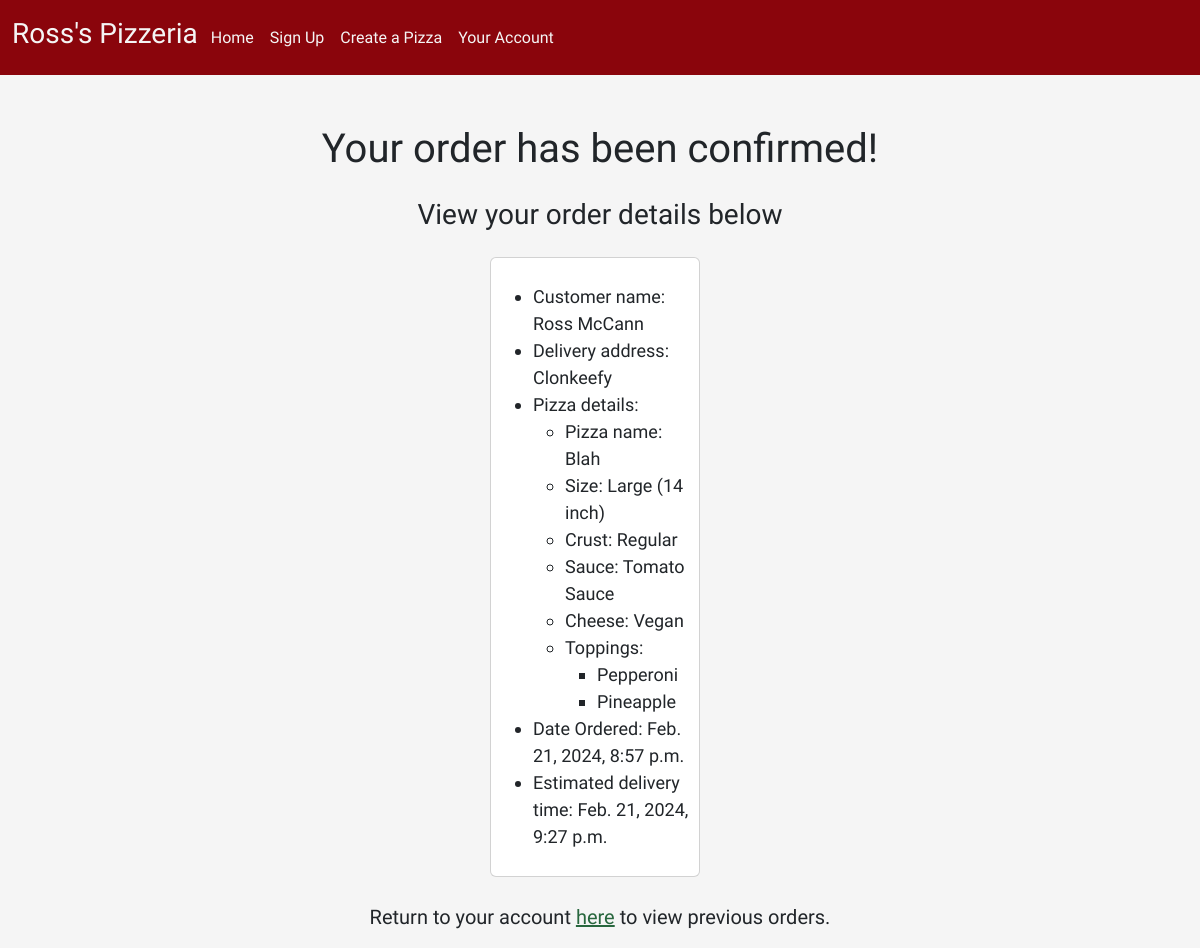
The app's page /confirmation/2/ (signed in) with its own data.
### pizza_app/models.py (models this page shows)
class Order(models.Model):
    id = models.AutoField(primary_key=True)
    name = models.CharField(max_length=50)
    address = models.CharField(max_length=250)
    card_number = models.BigIntegerField(validators=[MinValueValidator(1000000000000000), MaxValueValidator(9999999999999999)])
    expire_month = models.PositiveIntegerField(validators=[MaxValueValidator(12)])
    expire_year = models.PositiveIntegerField(validators=[MinValueValidator(2024)])
    ccv = models.PositiveIntegerField(validators=[MaxValueValidator(999)])
    user = models.ForeignKey(User, on_delete=models.CASCADE, default=1) # links a user to an order
    pizza = models.ForeignKey(Pizza, on_delete=models.CASCADE) #links a pizza to an order
    order_date = models.DateTimeField(auto_now_add=True)
    eta = models.DateTimeField()

class Pizza(models.Model):
    name = models.CharField(max_length=50)
    size = models.ForeignKey(PizzaSize, on_delete=models.CASCADE)
    crust = models.ForeignKey(CrustType, on_delete=models.CASCADE)
    sauce = models.ForeignKey(PizzaSauce, on_delete=models.CASCADE)
    cheese = models.ForeignKey(PizzaCheese, on_delete=models.CASCADE)
    toppings = models.ManyToManyField(PizzaToppings)
    user = models.ForeignKey(User, on_delete=models.CASCADE, default=1) # links a pizza to a user

class PizzaSize(models.Model):
    pizza_size = models.CharField(max_length=50)
    def __str__(self):
        return self.pizza_size

class CrustType(models.Model):
    crust_type = models.CharField(max_length=50)
    def __str__(self):
        return self.crust_type

class PizzaSauce(models.Model):
    sauce = models.CharField(max_length=50)
    def __str__(self):
        return self.sauce

class PizzaCheese(models.Model):
    cheese = models.CharField(max_length=50)
    def __str__(self):
        return self.cheese

class PizzaToppings(models.Model):
    toppings = models.CharField(max_length=100)
    def __str__(self):
        return self.toppings

### pizza_app/views.py (the view)
# urls.py: path('confirmation/<int:pk>/', views.OrderConfirmation.as_view(), name="order_confirmation"),
class OrderConfirmation(LoginRequiredMixin, CreateView):
    model = models.Order
    template_name = 'confirmation.html'
    fields = ['name', 'address', 'pizza']
    def get_context_data(self, **kwargs):
        context = super().get_context_data(**kwargs)
        order = self.get_object()
        context['order'] = order
        return context

### pizza_app/templates/confirmation.html
{% extends 'base.html' %}
{% block content %}
    <h1 style="text-align: center; margin-top: 50px;">Your order has been confirmed!</h1>
    <h3 style="text-align: center; margin-top: 25px; margin-bottom: 25px;">View your order details below</h3>
    <div class="card" style="margin-left: 490px; margin-right: 500px; padding-top: 25px; padding-bottom: 10px; padding-left: 10px; margin-bottom: 25px; font-size: 18px;">
        <ul>
            <li>Customer name: {{ order.name }}</li>
            <li>Delivery address: {{ order.address }}</li>
            <li>Pizza details:
                <ul>
                    <li>Pizza name: {{ order.pizza.name }}</li>
                    <li>Size: {{ order.pizza.size }}</li>
                    <li>Crust: {{ order.pizza.crust }}</li>
                    <li>Sauce: {{ order.pizza.sauce }}</li>
                    <li>Cheese: {{ order.pizza.cheese }}</li>
                    <li>Toppings:
                        <ul>
                            {% for topping in order.pizza.toppings.all %}
                                <li>{{ topping }}</li>
                            {% endfor %}
                        </ul>
                    </li>
                </ul>
            </li>
            <li>Date Ordered: {{ order.order_date }}</li>
            <li>Estimated delivery time: {{ order.eta }}</li>
        </ul>
    </div>
    <p style="text-align: center; font-size: 20px">Return to your account <a style="color: 28673E" href="/account">here</a> to view previous orders.</p>
{% endblock %}

### records on screen
Order: name "Ross McCann", address "Clonkeefy", pizza.name "Blah", pizza.size "Large (14 inch)", pizza.crust "Regular", pizza.sauce "Tomato Sauce", pizza.cheese "Vegan", order_date "Feb. 21, 2024, 8:57 p.m.", eta "Feb. 21, 2024, 9:27 p.m."
PizzaToppings: toppings "Pepperoni"
PizzaToppings: toppings "Pineapple"
